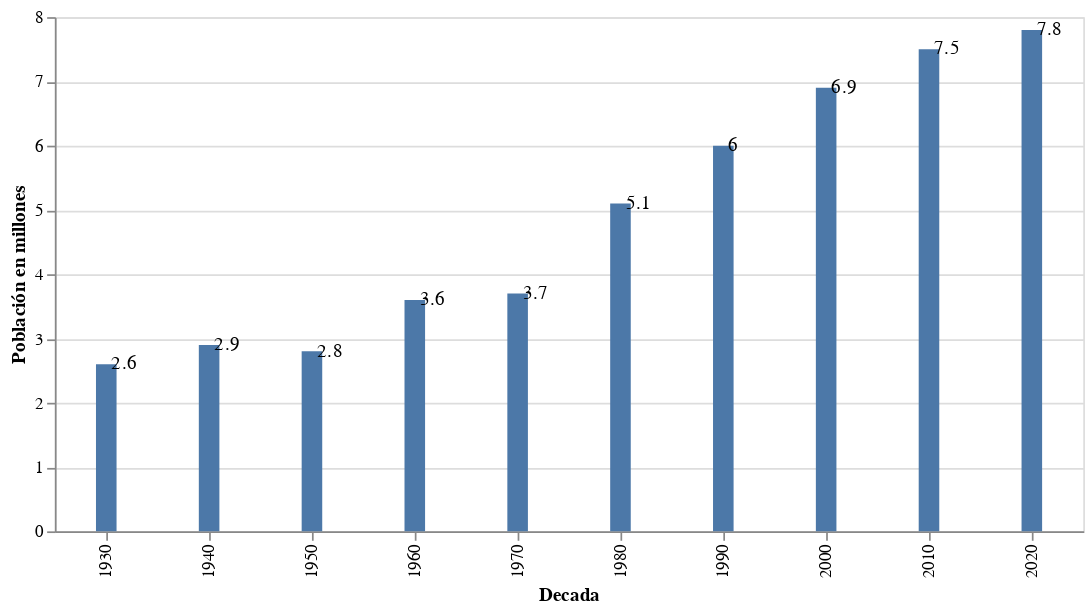

The notebook cell saved with this chart:
### Code cell
# Fuente de datos: https://www.inegi.org.mx/temas/lengua/#informacion_general
from io import StringIO

csv_data="""Decada,Población
1930,	2.6
1940,	2.9
1950,	2.8
1960,	3.6
1970,	3.7
1980,   5.1
1990,	6.0
2000,	6.9
2010,	7.5
2020,	7.8"""

csv_file = StringIO(csv_data)

df = pd.read_csv(csv_file)
df['Decada'] = df['Decada'].astype('str')
df['Población'] = pd.to_numeric(df['Población'])

base = alt.Chart(df)

bars = base.mark_bar().encode(
    y=alt.Y('Población',sort=None, title="Población en millones"),
    x=alt.X('Decada:N', scale=alt.Scale(paddingInner=0.8 ))
).properties(
    width=600  # Set specific width in pixels
)

text = base.mark_text(
    align='left',
    baseline='middle',
    dx=3
).encode(
    x='Decada:N',
    y=alt.Y('Población', sort=None),
    text='Población'
)

bars+text

### Figure 1 — Vega-Lite specification as saved in the notebook (floating-point values rounded to 4 significant figures)
{"config": {"view": {"continuousWidth": 300, "continuousHeight": 300}}, "layer": [{"mark": {"type": "bar"}, "encoding": {"x": {"field": "Decada", "scale": {"paddingInner": 0.8}, "type": "nominal"}, "y": {"field": "Población", "sort": null, "title": "Población en millones", "type": "quantitative"}}}, {"mark": {"type": "text", "align": "left", "baseline": "middle", "dx": 3}, "encoding": {"text": {"field": "Población", "type": "quantitative"}, "x": {"field": "Decada", "type": "nominal"}, "y": {"field": "Población", "sort": null, "type": "quantitative"}}}], "data": {"name": "data-d903d920ac2e780ce0ee49925e976cb5"}, "width": 600, "$schema": "https://vega.github.io/schema/vega-lite/v5.20.1.json", "datasets": {"data-d903d920ac2e780ce0ee49925e976cb5": [{"Decada": "1930", "Población": 2.6}, {"Decada": "1940", "Población": 2.9}, {"Decada": "1950", "Población": 2.8}, {"Decada": "1960", "Población": 3.6}, {"Decada": "1970", "Población": 3.7}, {"Decada": "1980", "Población": 5.1}, {"Decada": "1990", "Población": 6.0}, {"Decada": "2000", "Población": 6.9}, {"Decada": "2010", "Población": 7.5}, {"Decada": "2020", "Población": 7.8}]}}
